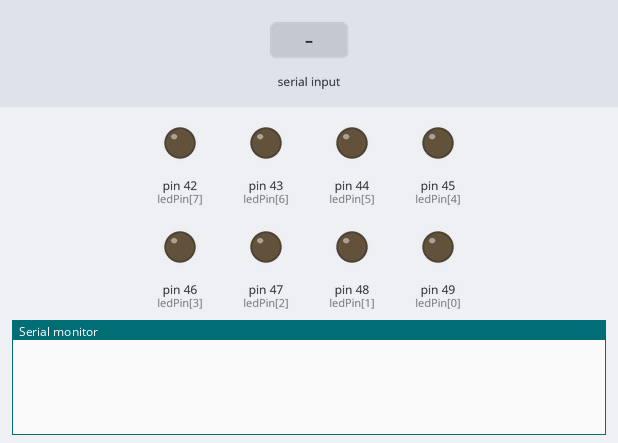
Recording of a program running on a simulated Arduino Mega 2560, built with avr-gcc and run on an emulated ATmega2560. Parts: output pins drawn as LEDs (lit = HIGH), the last lines printed to the serial monitor. The test bench sets the inputs (shaded band).

Above: at 1.2 s.
1.3 s: "SET 1\n" received over Serial
At 2.5 s:
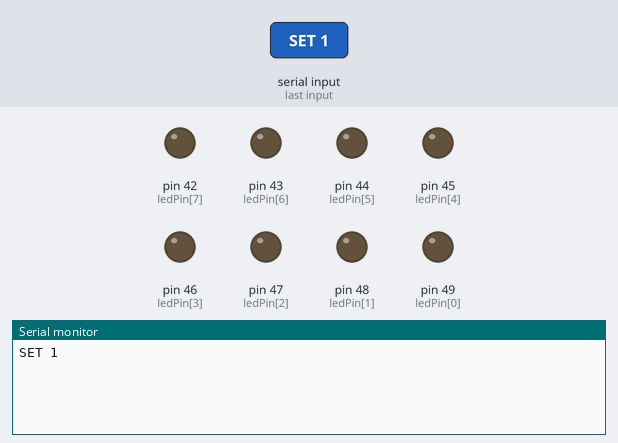
2.8 s: "LED 1\n" received over Serial
At 3.9 s:
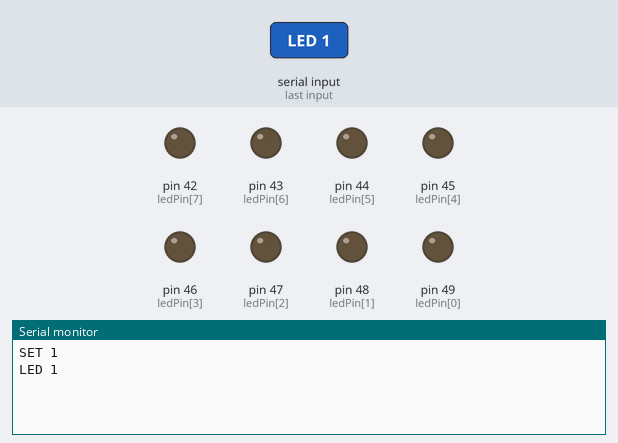
4.3 s: "1 1\n" received over Serial
At 5.0 s:
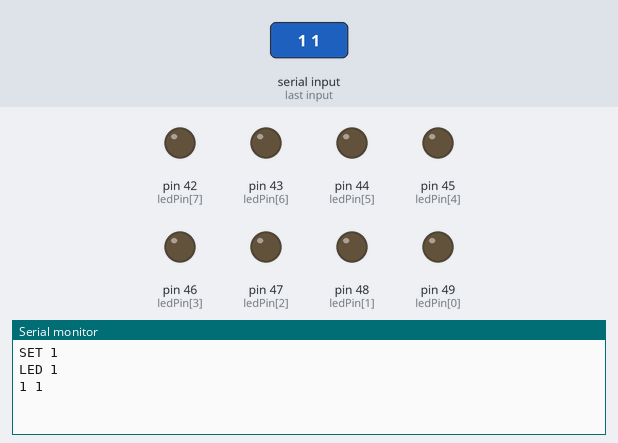

Measured:
- after the input at 1.3 s, the serial monitor: prints a new line at once (image 1)
- after the input at 2.8 s, the serial monitor: prints a new line at once (image 2)
- after the input at 4.3 s, the serial monitor: prints a new line at once (image 3)

The program:

main.cpp
```cpp
#include <Arduino.h>
#define MAXSTR 80
int ledPin[] = {49, 48, 47, 46, 45, 44, 43, 42};

char rx0Str[MAXSTR] = "";
char *token = NULL;
bool rx0Flag = false;

void setup()
{
  Serial.begin(9600);
  for(int j = 0; j <= 7; j++)
  {
    pinMode(ledPin[j], OUTPUT);
  }
}

void loop()
{
  if (rx0Flag)
  {
    rx0Flag = false;
    Serial.println(rx0Str);       // Ausgabe zu Debugging-Zwecken
    token = strtok(rx0Str, " ");  // 1. Token
    if (token != NULL)
    {
      if(!strcmp(token, "SET"))
      {
        if((token = strtok(NULL, " ")) != NULL)
        {
          if(!strcmp(token, "LED"))
          {
            if((token = strtok(NULL, " ")) != NULL)
            {
              int i = atoi(token);
              Serial.println("TEST i");
              Serial.println("i");
              if((token = strtok(NULL, " ")) != NULL)
              {
                if(!strcmp(token, "1"))
                {
                  digitalWrite(ledPin[i], HIGH);
                  char buffer[50];
                  sprintf(buffer, "LED %d wird angesteuert, Pin %d", i, ledPin[i]);
                  Serial.println(buffer);
                }
                else if(!strcmp(token, "0"))
                {
                  digitalWrite(ledPin[i], LOW);
                }
              }
              if(!strcmp(token, ""))
              {
                // ToDo
              }
              else if(!strcmp(token, "OFF"))
              {
                // ToDo
              }
            }
          }
        }
      }
    }
  }
}

void serialEvent()
{
  static char tempStr[MAXSTR] = "";
  static uint8_t cnt = 0;
  while (Serial.available()) // solange Zeichen vorhanden sind
  {
    char ch = Serial.read();      // Zeichen einlesen
    if (ch == '\n' || ch == '\r') // wenn String beendet
    {                             // fertig
      tempStr[cnt] = 0;           // Stringabschluss
      cnt = 0;                    // vorbereiten fuer naechsten String
      strcpy(rx0Str, tempStr);    // kopieren
      rx0Flag = true;             // Flag setzen
    }
    else
    {
      tempStr[cnt++] = ch; // Zeichen speichern
      if (cnt >= MAXSTR)   // Sicherheitsprogrammierung
      {
        cnt = 0;
      }
    }
  }
}
```
